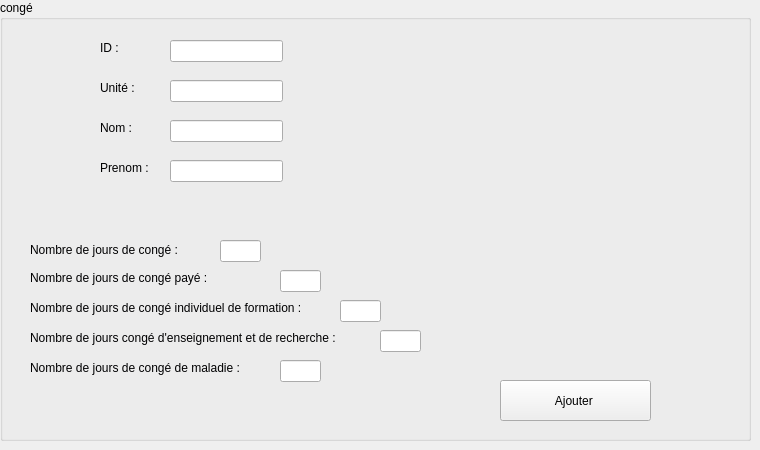
     <widget class="QWidget" name="tab_3">
      <attribute name="icon">
       <iconset>
        <normaloff>../../employerr/app.png</normaloff>../../employerr/app.png</iconset>
      </attribute>
      <attribute name="title">
       <string>Ajouter</string>
      </attribute>
      <widget class="QLabel" name="label_32">
       <property name="geometry">
        <rect>
         <x>100</x>
         <y>40</y>
         <width>56</width>
         <height>16</height>
        </rect>
       </property>
       <property name="text">
        <string>&lt;html&gt;&lt;head/&gt;&lt;body&gt;&lt;p&gt;&lt;span style=&quot; color:#000001;&quot;&gt;ID :&lt;/span&gt;&lt;/p&gt;&lt;/body&gt;&lt;/html&gt;</string>
       </property>
      </widget>
      <widget class="QLabel" name="label_33">
       <property name="geometry">
        <rect>
         <x>100</x>
         <y>80</y>
         <width>56</width>
         <height>16</height>
        </rect>
       </property>
       <property name="text">
        <string>&lt;html&gt;&lt;head/&gt;&lt;body&gt;&lt;p&gt;&lt;span style=&quot; color:#000001;&quot;&gt;Unité :&lt;/span&gt;&lt;/p&gt;&lt;/body&gt;&lt;/html&gt;</string>
       </property>
      </widget>
      <widget class="QLineEdit" name="le_idd">
       <property name="geometry">
        <rect>
         <x>170</x>
         <y>40</y>
         <width>113</width>
         <height>22</height>
        </rect>
       </property>
      </widget>
      <widget class="QLineEdit" name="le_njcc">
       <property name="geometry">
        <rect>
         <x>220</x>
         <y>240</y>
         <width>41</width>
         <height>22</height>
        </rect>
       </property>
      </widget>
      <widget class="QLineEdit" name="le_njcpp">
       <property name="geometry">
        <rect>
         <x>280</x>
         <y>270</y>
         <width>41</width>
         <height>22</height>
        </rect>
       </property>
      </widget>
      <widget class="QLabel" name="label_61">
       <property name="geometry">
        <rect>
         <x>30</x>
         <y>300</y>
         <width>321</width>
         <height>16</height>
        </rect>
       </property>
       <property name="text">
        <string>&lt;html&gt;&lt;head/&gt;&lt;body&gt;&lt;p&gt;&lt;span style=&quot; color:#000001;&quot;&gt;Nombre de jours de congé individuel de formation :&lt;/span&gt;&lt;/p&gt;&lt;/body&gt;&lt;/html&gt;</string>
       </property>
      </widget>
      <widget class="QLabel" name="label_62">
       <property name="geometry">
        <rect>
         <x>30</x>
         <y>330</y>
         <width>381</width>
         <height>16</height>
        </rect>
       </property>
       <property name="text">
        <string>&lt;html&gt;&lt;head/&gt;&lt;body&gt;&lt;p&gt;&lt;span style=&quot; color:#000001;&quot;&gt;Nombre de jours congé d'enseignement et de recherche :&lt;/span&gt;&lt;/p&gt;&lt;/body&gt;&lt;/html&gt;</string>
       </property>
      </widget>
      <widget class="QLabel" name="label_63">
       <property name="geometry">
        <rect>
         <x>30</x>
         <y>360</y>
         <width>261</width>
         <height>16</height>
        </rect>
       </property>
       <property name="text">
        <string>&lt;html&gt;&lt;head/&gt;&lt;body&gt;&lt;p&gt;&lt;span style=&quot; color:#000001;&quot;&gt;Nombre de jours de congé de maladie :&lt;/span&gt;&lt;/p&gt;&lt;/body&gt;&lt;/html&gt;</string>
       </property>
      </widget>
      <widget class="QLineEdit" name="le_njcff">
       <property name="geometry">
        <rect>
         <x>340</x>
         <y>300</y>
         <width>41</width>
         <height>22</height>
        </rect>
       </property>
      </widget>
      <widget class="QLineEdit" name="le_njcrr">
       <property name="geometry">
        <rect>
         <x>380</x>
         <y>330</y>
         <width>41</width>
         <height>22</height>
        </rect>
       </property>
      </widget>
      <widget class="QLineEdit" name="le_njcmm">
       <property name="geometry">
        <rect>
         <x>280</x>
         <y>360</y>
         <width>41</width>
         <height>22</height>
        </rect>
       </property>
      </widget>
      <widget class="QLabel" name="label_34">
       <property name="geometry">
        <rect>
         <x>30</x>
         <y>240</y>
         <width>171</width>
         <height>20</height>
        </rect>
       </property>
       <property name="text">
        <string>&lt;html&gt;&lt;head/&gt;&lt;body&gt;&lt;p&gt;&lt;span style=&quot; color:#000001;&quot;&gt;Nombre de jours de congé :&lt;/span&gt;&lt;/p&gt;&lt;/body&gt;&lt;/html&gt;</string>
       </property>
      </widget>
      <widget class="QLabel" name="label_35">
       <property name="geometry">
        <rect>
         <x>30</x>
         <y>270</y>
         <width>231</width>
         <height>16</height>
        </rect>
       </property>
       <property name="text">
        <string>&lt;html&gt;&lt;head/&gt;&lt;body&gt;&lt;p&gt;&lt;span style=&quot; color:#000001;&quot;&gt;Nombre de jours de congé payé :&lt;/span&gt;&lt;/p&gt;&lt;/body&gt;&lt;/html&gt;</string>
       </property>
      </widget>
      <widget class="QLineEdit" name="le_nomm">
       <property name="geometry">
        <rect>
         <x>170</x>
         <y>120</y>
         <width>113</width>
         <height>22</height>
        </rect>
       </property>
      </widget>
      <widget class="QLineEdit" name="le_prenomm">
       <property name="geometry">
        <rect>
         <x>170</x>
         <y>160</y>
         <width>113</width>
         <height>22</height>
        </rect>
       </property>
      </widget>
      <widget class="QLabel" name="label_36">
       <property name="geometry">
        <rect>
         <x>100</x>
         <y>120</y>
         <width>56</width>
         <height>16</height>
        </rect>
       </property>
       <property name="text">
        <string>&lt;html&gt;&lt;head/&gt;&lt;body&gt;&lt;p&gt;&lt;span style=&quot; color:#000001;&quot;&gt;Nom :&lt;/span&gt;&lt;/p&gt;&lt;/body&gt;&lt;/html&gt;</string>
       </property>
      </widget>
      <widget class="QLabel" name="label_64">
       <property name="geometry">
        <rect>
         <x>100</x>
         <y>160</y>
         <width>56</width>
         <height>16</height>
        </rect>
       </property>
       <property name="text">
        <string>&lt;html&gt;&lt;head/&gt;&lt;body&gt;&lt;p&gt;&lt;span style=&quot; color:#000001;&quot;&gt;Prenom :&lt;/span&gt;&lt;/p&gt;&lt;/body&gt;&lt;/html&gt;</string>
       </property>
      </widget>
      <widget class="QGroupBox" name="groupBox_8">
       <property name="geometry">
        <rect>
         <x>0</x>
         <y>0</y>
         <width>751</width>
         <height>441</height>
        </rect>
       </property>
       <property name="title">
        <string>congé</string>
       </property>
       <widget class="QPushButton" name="pushButton_12">
        <property name="geometry">
         <rect>
          <x>500</x>
          <y>380</y>
          <width>151</width>
          <height>41</height>
         </rect>
        </property>
        <property name="text">
         <string>Ajouter </string>
        </property>
        <property name="icon">
         <iconset>
          <normaloff>../../employerr/app.png</normaloff>../../employerr/app.png</iconset>
        </property>
       </widget>
       <widget class="QLineEdit" name="le_unitee">
        <property name="geometry">
         <rect>
          <x>170</x>
          <y>80</y>
          <width>113</width>
          <height>22</height>
         </rect>
        </property>
       </widget>
       <widget class="QLabel" name="label_13">
        <property name="geometry">
         <rect>
          <x>320</x>
          <y>-10</y>
          <width>701</width>
          <height>571</height>
         </rect>
        </property>
        <property name="text">
         <string/>
        </property>
        <property name="pixmap">
         <pixmap>../../Projet/21104.png</pixmap>
        </property>
       </widget>
       <zorder>le_unitee</zorder>
       <zorder>label_13</zorder>
       <zorder>pushButton_12</zorder>
      </widget>
      <zorder>groupBox_8</zorder>
      <zorder>label_32</zorder>
      <zorder>label_33</zorder>
      <zorder>le_idd</zorder>
      <zorder>le_njcc</zorder>
      <zorder>le_njcpp</zorder>
      <zorder>label_61</zorder>
      <zorder>label_62</zorder>
      <zorder>label_63</zorder>
      <zorder>le_njcff</zorder>
      <zorder>le_njcrr</zorder>
      <zorder>le_njcmm</zorder>
      <zorder>label_34</zorder>
      <zorder>label_35</zorder>
      <zorder>le_nomm</zorder>
      <zorder>le_prenomm</zorder>
      <zorder>label_36</zorder>
      <zorder>label_64</zorder>
     </widget>
